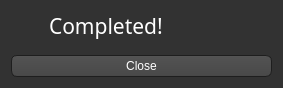
<?xml version="1.0" encoding="UTF-8"?>
<ui version="4.0">
 <class>Success</class>
 <widget class="QDialog" name="Success">
  <property name="geometry">
   <rect>
    <x>0</x>
    <y>0</y>
    <width>283</width>
    <height>88</height>
   </rect>
  </property>
  <property name="windowTitle">
   <string>Wii Music Editor Plus</string>
  </property>
  <property name="styleSheet">
   <string notr="true">QToolTip
{
     border: 1px solid black;
     background-color: #ffa02f;
     padding: 1px;
     border-radius: 3px;
     opacity: 100;
}

QWidget
{
    color: white;
    background-color: #323232;
}

QWidget:item:hover
{
    background-color: QLinearGradient( x1: 0, y1: 0, x2: 0, y2: 1, stop: 0 #ffa02f, stop: 1 #ca0619);
    color: #000000;
}

QWidget:item:selected
{
    background-color: QLinearGradient( x1: 0, y1: 0, x2: 0, y2: 1, stop: 0 #ffa02f, stop: 1 #d7801a);
}

QMenuBar
{
	background: #242424;
}

QMenuBar::item
{
    background: transparent;
}

QMenuBar::item:selected
{
    background: transparent;
    border: 1px solid #ffaa00;
}

QMenuBar::item:pressed
{
    background: #444;
    border: 1px solid #000;
    background-color: QLinearGradient(
        x1:0, y1:0,
        x2:0, y2:1,
        stop:1 #212121,
        stop:0.4 #343434/*,
        stop:0.2 #343434,
        stop:0.1 #ffaa00*/
    );
    margin-bottom:-1px;
    padding-bottom:1px;
}

QMenu
{
    border: 1px solid #000;
}

QMenu::item
{
    padding: 2px 20px 2px 20px;
}

QMenu::item:selected
{
    color: #000000;
}

QWidget:disabled
{
    color: #404040;
    background-color: #323232;
}

QLineEdit
{
    background-color: QLinearGradient( x1: 0, y1: 0, x2: 0, y2: 1, stop: 0 #4d4d4d, stop: 0 #646464, stop: 1 #5d5d5d);
    padding: 1px;
    border-style: solid;
    border: 1px solid #1e1e1e;
    border-radius: 5;
}

QSpinBox
{
    background-color: QLinearGradient( x1: 0, y1: 0, x2: 0, y2: 1, stop: 0 #4d4d4d, stop: 0 #646464, stop: 1 #5d5d5d);
    padding: 1px;
    border-style: solid;
    border: 1px solid #1e1e1e;
    border-radius: 5;
}

QPushButton
{
    color: white;
    background-color: QLinearGradient( x1: 0, y1: 0, x2: 0, y2: 1, stop: 0 #565656, stop: 0.1 #525252, stop: 0.5 #4e4e4e, stop: 0.9 #4a4a4a, stop: 1 #464646);
    border-width: 1px;
    border-color: #1e1e1e;
    border-style: solid;
    border-radius: 6;
    padding: 3px;
    padding-left: 5px;
    padding-right: 5px;
}

QPushButton:pressed
{
    background-color: QLinearGradient( x1: 0, y1: 0, x2: 0, y2: 1, stop: 0 #2d2d2d, stop: 0.1 #2b2b2b, stop: 0.5 #292929, stop: 0.9 #282828, stop: 1 #252525);
}

QComboBox
{
    selection-background-color: #ffaa00;
    background-color: QLinearGradient( x1: 0, y1: 0, x2: 0, y2: 1, stop: 0 #565656, stop: 0.1 #525252, stop: 0.5 #4e4e4e, stop: 0.9 #4a4a4a, stop: 1 #464646);
    border-style: solid;
    border: 1px solid #1e1e1e;
    border-radius: 5;
	padding-left: 4px;
}

QComboBox:hover,QPushButton:hover
{
    border: 2px solid QLinearGradient( x1: 0, y1: 0, x2: 0, y2: 1, stop: 0 #ffa02f, stop: 1 #d7801a);
}


QComboBox:on
{
    background-color: QLinearGradient( x1: 0, y1: 0, x2: 0, y2: 1, stop: 0 #2d2d2d, stop: 0.1 #2b2b2b, stop: 0.5 #292929, stop: 0.9 #282828, stop: 1 #252525);
    selection-background-color: #ffaa00;
}

QComboBox QAbstractItemView
{
    border: 2px solid darkgray;
    selection-background-color: QLinearGradient( x1: 0, y1: 0, x2: 0, y2: 1, stop: 0 #ffa02f, stop: 1 #d7801a);
}

QComboBox::drop-down
{
     subcontrol-origin: padding;
     subcontrol-position: top right;
     width: 15px;

     border-left-width: 0px;
     border-left-color: darkgray;
     border-left-style: solid; /* just a single line */
     border-top-right-radius: 3px; /* same radius as the QComboBox */
     border-bottom-right-radius: 3px;
 }

QComboBox::down-arrow
{
     image: url(:images/images/down_arrow.png);
}

QGroupBox:focus
{
border: 2px solid QLinearGradient( x1: 0, y1: 0, x2: 0, y2: 1, stop: 0 #ffa02f, stop: 1 #d7801a);
}

QTextEdit:focus
{
    border: 2px solid QLinearGradient( x1: 0, y1: 0, x2: 0, y2: 1, stop: 0 #ffa02f, stop: 1 #d7801a);
}

QScrollBar:horizontal {
     border: 1px solid #222222;
     background: QLinearGradient( x1: 0, y1: 0, x2: 0, y2: 1, stop: 0.0 #121212, stop: 0.2 #282828, stop: 1 #484848);
     height: 7px;
     margin: 0px 16px 0 16px;
}

QScrollBar::handle:horizontal
{
      background: QLinearGradient( x1: 0, y1: 0, x2: 1, y2: 0, stop: 0 #ffa02f, stop: 0.5 #d7801a, stop: 1 #ffa02f);
      min-height: 20px;
      border-radius: 2px;
}

QScrollBar::add-line:horizontal {
      border: 1px solid #1b1b19;
      border-radius: 2px;
      background: QLinearGradient( x1: 0, y1: 0, x2: 1, y2: 0, stop: 0 #ffa02f, stop: 1 #d7801a);
      width: 14px;
      subcontrol-position: right;
      subcontrol-origin: margin;
}

QScrollBar::sub-line:horizontal {
      border: 1px solid #1b1b19;
      border-radius: 2px;
      background: QLinearGradient( x1: 0, y1: 0, x2: 1, y2: 0, stop: 0 #ffa02f, stop: 1 #d7801a);
      width: 14px;
     subcontrol-position: left;
     subcontrol-origin: margin;
}

QAbstractItemView
{
    background-color: #121212;
}

QScrollBar::right-arrow:horizontal, QScrollBar::left-arrow:horizontal
{
      border: 1px solid black;
      width: 1px;
      height: 1px;
      background: white;
}

QScrollBar::add-page:horizontal, QScrollBar::sub-page:horizontal
{
      background: none;
}

QScrollBar:vertical
{
      background: QLinearGradient( x1: 0, y1: 0, x2: 1, y2: 0, stop: 0.0 #121212, stop: 0.2 #282828, stop: 1 #484848);
      width: 7px;
      margin: 16px 0 16px 0;
      border: 1px solid #222222;
}

QScrollBar::handle:vertical
{
      background: QLinearGradient( x1: 0, y1: 0, x2: 0, y2: 1, stop: 0 #ffa02f, stop: 0.5 #d7801a, stop: 1 #ffa02f);
      min-height: 20px;
      border-radius: 2px;
}

QScrollBar::add-line:vertical
{
      border: 1px solid #1b1b19;
      border-radius: 2px;
      background: QLinearGradient( x1: 0, y1: 0, x2: 0, y2: 1, stop: 0 #ffa02f, stop: 1 #d7801a);
      height: 14px;
      subcontrol-position: bottom;
      subcontrol-origin: margin;
}

QScrollBar::sub-line:vertical
{
      border: 1px solid #1b1b19;
      border-radius: 2px;
      background: QLinearGradient( x1: 0, y1: 0, x2: 0, y2: 1, stop: 0 #d7801a, stop: 1 #ffa02f);
      height: 14px;
      subcontrol-position: top;
      subcontrol-origin: margin;
}

QScrollBar::up-arrow:vertical, QScrollBar::down-arrow:vertical
{
      border: 1px solid black;
      width: 1px;
      height: 1px;
      background: white;
}


QScrollBar::add-page:vertical, QScrollBar::sub-page:vertical
{
      background: none;
}

QTextEdit
{
    background-color: #242424;
	padding-left: 1px;
}

QPlainTextEdit
{
    background-color: #242424;
}

QHeaderView::section
{
    background-color: QLinearGradient(x1:0, y1:0, x2:0, y2:1, stop:0 #616161, stop: 0.5 #505050, stop: 0.6 #434343, stop:1 #656565);
    color: white;
    padding-left: 4px;
    border: 1px solid #6c6c6c;
}

QCheckBox:disabled
{
color: #414141;
}

QDockWidget::title
{
    text-align: center;
    spacing: 3px; /* spacing between items in the tool bar */
    background-color: QLinearGradient(x1:0, y1:0, x2:0, y2:1, stop:0 #323232, stop: 0.5 #242424, stop:1 #323232);
}

QDockWidget::close-button, QDockWidget::float-button
{
    text-align: center;
    spacing: 1px; /* spacing between items in the tool bar */
    background-color: QLinearGradient(x1:0, y1:0, x2:0, y2:1, stop:0 #323232, stop: 0.5 #242424, stop:1 #323232);
}

QDockWidget::close-button:hover, QDockWidget::float-button:hover
{
    background: #242424;
}

QDockWidget::close-button:pressed, QDockWidget::float-button:pressed
{
    padding: 1px -1px -1px 1px;
}

QMainWindow::separator
{
    background-color: QLinearGradient(x1:0, y1:0, x2:0, y2:1, stop:0 #161616, stop: 0.5 #151515, stop: 0.6 #212121, stop:1 #343434);
    color: white;
    padding-left: 4px;
    border: 1px solid #4c4c4c;
    spacing: 3px; /* spacing between items in the tool bar */
}

QMainWindow::separator:hover
{

    background-color: QLinearGradient(x1:0, y1:0, x2:0, y2:1, stop:0 #d7801a, stop:0.5 #b56c17 stop:1 #ffa02f);
    color: white;
    padding-left: 4px;
    border: 1px solid #6c6c6c;
    spacing: 3px; /* spacing between items in the tool bar */
}

QToolBar::handle
{
     spacing: 3px; /* spacing between items in the tool bar */
     background: url(:images/images/handle.png);
}

QMenu::separator
{
    height: 2px;
    background-color: QLinearGradient(x1:0, y1:0, x2:0, y2:1, stop:0 #161616, stop: 0.5 #151515, stop: 0.6 #212121, stop:1 #343434);
    color: white;
    padding-left: 4px;
    margin-left: 10px;
    margin-right: 5px;
}

QProgressBar
{
    border: 2px solid grey;
    border-radius: 5px;
    text-align: center;
}

QProgressBar::chunk
{
    background-color: #d7801a;
    width: 2.15px;
    margin: 0.5px;
}

QTabBar::tab {
    color: #b1b1b1;
    border: 1px solid #444;
    border-bottom-style: none;
    background-color: #323232;
    padding-left: 10px;
    padding-right: 10px;
    padding-top: 3px;
    padding-bottom: 2px;
    margin-right: -1px;
}

QTabWidget::pane {
    border: 1px solid #444;
    top: 1px;
}

QTabBar::tab:last
{
    margin-right: 0; /* the last selected tab has nothing to overlap with on the right */
    border-top-right-radius: 3px;
}

QTabBar::tab:first:!selected
{
 margin-left: 0px; /* the last selected tab has nothing to overlap with on the right */


    border-top-left-radius: 3px;
}

QTabBar::tab:!selected
{
    color: #b1b1b1;
    border-bottom-style: solid;
    margin-top: 3px;
    background-color: QLinearGradient(x1:0, y1:0, x2:0, y2:1, stop:1 #212121, stop:.4 #343434);
}

QTabBar::tab:selected
{
    border-top-left-radius: 3px;
    border-top-right-radius: 3px;
    margin-bottom: 0px;
}

QTabBar::tab:!selected:hover
{
    /*border-top: 2px solid #ffaa00;
    padding-bottom: 3px;*/
    border-top-left-radius: 3px;
    border-top-right-radius: 3px;
    background-color: QLinearGradient(x1:0, y1:0, x2:0, y2:1, stop:1 #212121, stop:0.4 #343434, stop:0.2 #343434, stop:0.1 #ffaa00);
}

QRadioButton::indicator:checked, QRadioButton::indicator:unchecked{
    color: #b1b1b1;
    background-color: #323232;
    border: 1px solid #b1b1b1;
    border-radius: 6px;
}

QRadioButton::indicator:checked
{
    background-color: qradialgradient(
        cx: 0.5, cy: 0.5,
        fx: 0.5, fy: 0.5,
        radius: 1.0,
        stop: 0.25 #ffaa00,
        stop: 0.3 #323232);
}

QRadioButton::indicator:checked:disabled
{
    background-color: qradialgradient(
        cx: 0.5, cy: 0.5,
        fx: 0.5, fy: 0.5,
        radius: 1.0,
        stop: 0.25 #323232,
        stop: 0.3 #323232);
}

QCheckBox::indicator{
    color: #b1b1b1;
    background-color: #323232;
    border: 1px solid #b1b1b1;
    width: 9px;
    height: 9px;
}

QRadioButton::indicator
{
    border-radius: 6px;
}

QRadioButton::indicator:hover, QCheckBox::indicator:hover
{
    border: 1px solid #ffaa00;
}

QCheckBox::indicator:checked
{
    image:url(:images/images/checkbox.png);
}

QCheckBox::indicator:disabled, QRadioButton::indicator:disabled
{
    border: 1px solid #444;
}</string>
  </property>
  <layout class="QVBoxLayout" name="verticalLayout">
   <item>
    <layout class="QHBoxLayout" name="Title">
     <item>
      <widget class="QLabel" name="CompleteSymbol">
       <property name="maximumSize">
        <size>
         <width>32</width>
         <height>16777215</height>
        </size>
       </property>
       <property name="text">
        <string notr="true">&lt;html&gt;&lt;head/&gt;&lt;body&gt;&lt;p&gt;&lt;img src=&quot;:/images/images/checkmark.png&quot;/&gt;&lt;/p&gt;&lt;/body&gt;&lt;/html&gt;</string>
       </property>
      </widget>
     </item>
     <item>
      <widget class="QLabel" name="CompleteTitle">
       <property name="font">
        <font>
         <family>Continuum Medium</family>
         <pointsize>16</pointsize>
        </font>
       </property>
       <property name="text">
        <string>Completed!</string>
       </property>
      </widget>
     </item>
    </layout>
   </item>
   <item>
    <spacer name="CompleteSpacer">
     <property name="orientation">
      <enum>Qt::Vertical</enum>
     </property>
     <property name="sizeHint" stdset="0">
      <size>
       <width>20</width>
       <height>1</height>
      </size>
     </property>
    </spacer>
   </item>
   <item>
    <widget class="QPushButton" name="CompleteClose">
     <property name="enabled">
      <bool>true</bool>
     </property>
     <property name="text">
      <string>Close</string>
     </property>
    </widget>
   </item>
  </layout>
 </widget>
 <resources>
  <include location="resources.qrc"/>
 </resources>
 <connections/>
</ui>
